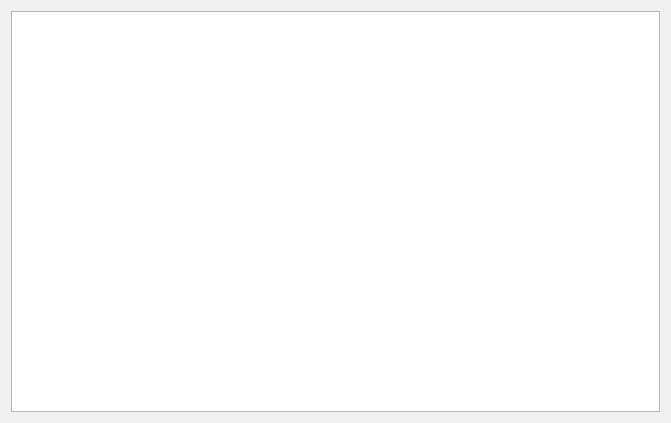
<?xml version="1.0" encoding="UTF-8"?>
<ui version="4.0">
 <class>Widget</class>
 <widget class="QWidget" name="Widget">
  <property name="geometry">
   <rect>
    <x>0</x>
    <y>0</y>
    <width>671</width>
    <height>423</height>
   </rect>
  </property>
  <property name="windowTitle">
   <string>Widget</string>
  </property>
  <layout class="QVBoxLayout" name="verticalLayout">
   <item>
    <widget class="QGraphicsView" name="graphicsView"/>
   </item>
  </layout>
 </widget>
 <resources/>
 <connections/>
</ui>
